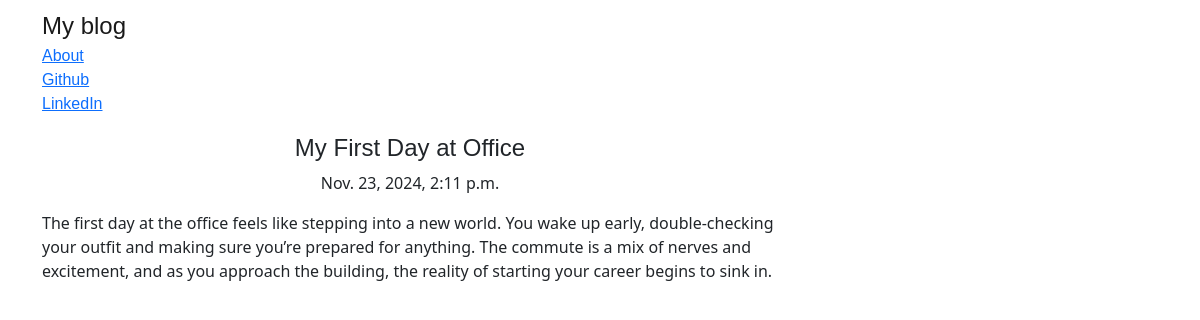
/post/6, run on the app's committed database.
### blog/models.py (models this page shows, shortened)
class Post(models.Model):
    author=models.ForeignKey('auth.User',on_delete=models.CASCADE)
    title=models.CharField(max_length=256)
    text=models.TextField()
    created_date=models.DateTimeField(default=timezone.now())
    published_date=models.DateTimeField(blank=True,null=True)

### blog/views.py (the view)
# urls.py: path('post/<int:pk>', PostDetailView.as_view(), name='post_detail'),
class PostDetailView(DetailView):
    model=Post

### blog/templates/blog/post_detail.html (shortened to what this page needs)
{% extends "blog/base.html" %}
{%block content%}
    <h1 class="posttitle ">{{post.title}}</h1>
    {% if post.published_date%}
        <div class="date postdate">
            {{post.published_date}}
        </div>
    {%else%}
        <a class="btn btn-primary" href="{%url 'post_publish' pk=post.pk%}">Publish</a>
    {% endif %}
    <p class="postcontent">{{post.text|safe|linebreaksbr}}</p>
{%endblock%}

### blog/static/css/blog.css (style rules this page uses)
.postdate { text-align: center; }
.posttitle { font-family: 'Russo One',sans-serif; font-size: 1.5em; text-align: center; }
.postcontent { font-family: 'Montserrat'; font-size: 1.5em; }

### data on the page
Post: title "My First Day at Office", published_date "Nov. 23, 2024, 2:11 p.m.", text "The first day at the office feels like stepping into a new world. You wake up early, double-checking your outfit and making sure you’re prepared for anything. The commute is a mix of nerves and excitement, and as you approach the building, the reality of starting your career begins to sink in."
